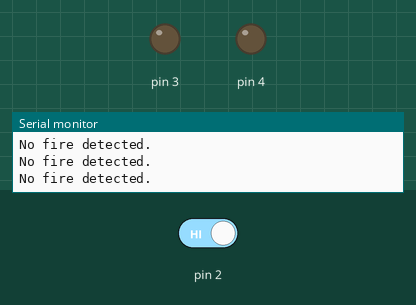
A sketch run on a simulated Arduino Uno, built with avr-gcc and run on an emulated ATmega328P. On the bench: output pins drawn as LEDs (lit = HIGH), the last lines printed to the serial monitor. The inputs (shaded band) are chosen by the test bench; at power-on: pin 2 HIGH.

Above: at 1.2 s.
1.3 s: pin 2 driven LOW
At 1.8 s:
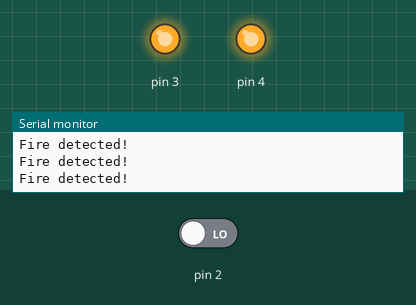
2.8 s: pin 2 driven HIGH
At 4.2 s:
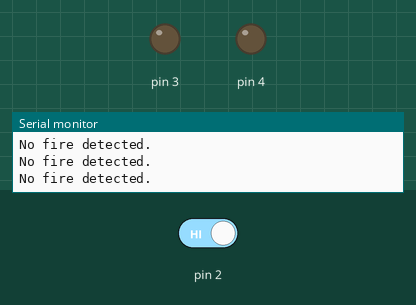
Timing chart, 0 to 5.8 s (numbered marks = the images above; inputs shaded):
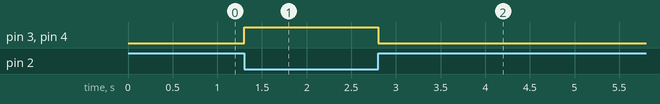

Measured:
- after the input at 1.3 s, pin 3, pin 4: LOW → HIGH at once
- after the input at 2.8 s, pin 3, pin 4: HIGH → LOW at once

The sketch:

FIRE_DETECTION.ino
```cpp
void setup()
{
  // Initialize serial communication
  Serial.begin(9600);

  // Set pin modes
  pinMode(2, INPUT);
  pinMode(3, OUTPUT);
  pinMode(4, OUTPUT);
}

void loop()
{
  // Read the sensor value
  int flameSensorValue = digitalRead(2);

  // If fire is detected

  if (flameSensorValue == LOW)
  {
    // Activate buzzer and LED
    digitalWrite(3, HIGH);
    digitalWrite(4, HIGH);
    Serial.println("Fire detected!");
  }
  else
  {
    // Deactivate buzzer and LED
    digitalWrite(3, LOW);
    digitalWrite(4, LOW);
    Serial.println("No fire detected.");
  }


  delay(100);
}
```
